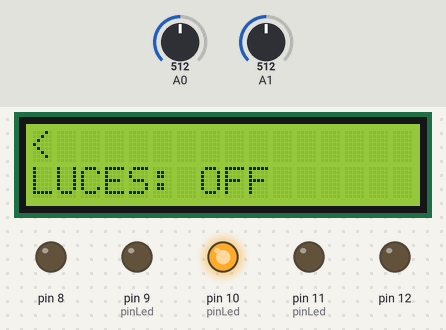
Simulated run of this sketch. Board: Arduino Uno, built with avr-gcc and run on an emulated ATmega328P. Parts: 16×2 character LCD, output pins drawn as LEDs (lit = HIGH). Dashed ring = blinking. The test bench sets the inputs (shaded band); at power-on: A0 = 512, A1 = 512.

Above: at 1.6 s.
1.7 s: A0 set to 663
At 2.8 s:
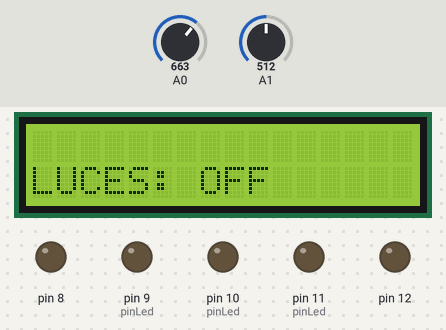
3.5 s: A0 set to 688
At 4.7 s:
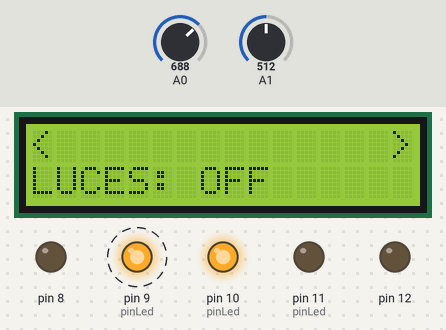
6.5 s: A1 set to 964
8.5 s: A1 set to 989
At 10.8 s:
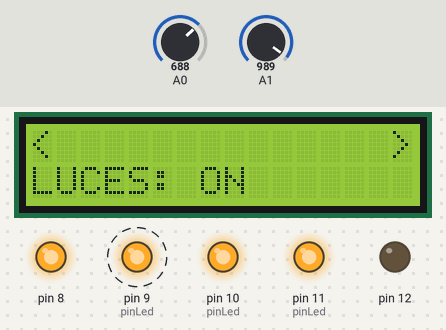
11.5 s: A0 set to 796
13.5 s: A0 set to 819
At 14.8 s:
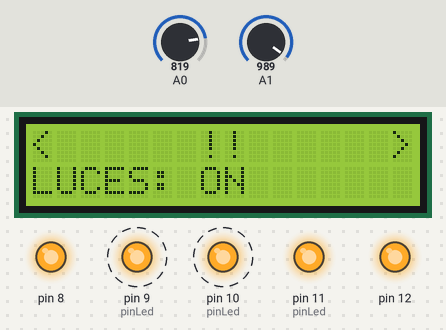
Timing chart, 0 to 17.5 s (numbered marks = the images above; inputs shaded):
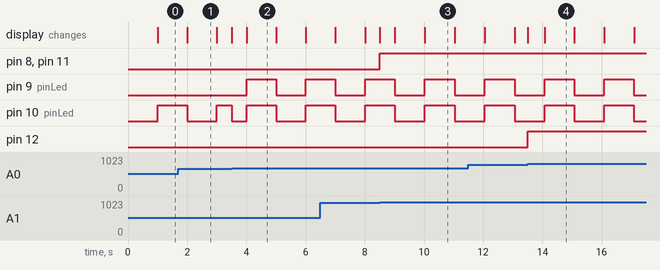

Measured:
- the behaviour switches between 672 and 673 on A0 (found by bisection; images 1 and 2)
- the behaviour switches between 977 and 978 on A1 (found by bisection; images 2 and 3)
- the behaviour switches between 808 and 809 on A0 (found by bisection; images 3 and 4)
- after the input at 3.5 s, pin 9 (pinLed): LOW → HIGH after 0.51 s, → LOW 1.0 s later, → HIGH 1.0 s later
- after the input at 8.5 s, pin 8, pin 11 (pinLed): LOW → HIGH at once; the display: changes at once (image 3)
- after the input at 13.5 s, pin 12: LOW → HIGH at once; the display: first changes at once (image 4 shows a later state)
- by itself, pin 10 (pinLed): alternates HIGH for 1.0 s and LOW for 1.0 s

The sketch:

TP_02_sistemaDeLuces.ino
```cpp
#include<LiquidCrystal.h>

//--- DEFINES ---//
#define NO_BOTON 0
#define BOTON_1  1
#define BOTON_2  2
#define BOTON_3  3
#define BOTON_4  4
#define BOTON_5  5
#define BOTON_6  6
//--- FIN DEFINES ---//

//--- DECLARACIONES DE FUNCIONES ---//
/// bool pasaronLosSegundos
/// Determina si pasó el tiempo necesario, expresado en milisegundos.
/// @param tiempoAPasar - milisegundos que representan el tiempo que debe transcurrir.
/// return
///   true - si transcurrieron los milisegundos necesarios.
///   false - si aún no transcurrieron los milisegundos necesarios.
bool pasaronLosSegundos(unsigned int tiempoAPasar);

/// void controlarAcciones
/// Controla a las acciones que ocurren de manera continua luego de accionar un pulsador:
///		- Guiño de la izquierda.
///		- Guiño de la derecha.
///		- Balizas.
///		- Luces de posición (si se activan mediante el pulsador y no mediante el fotoresistor).
/// Se encarga no solo de activar los leds y todo lo necesario, sino también de desactivarlo una vez que se vuelve a pulsar el botón.
/// @param botonAhora - representa el botón pulsado para activar una acción.
/// @param intensidadLuz - representa la luz captada por el fotoresistor.
void controlarAcciones(int botonAhora, int intensidadLuz);

/// void prenderApagarGuinios
/// Se encarga de prender y apagar los guiños izquierda y derecha del sistema de luces.
/// @param bool esIzquierda - true si se debe encender/apagar el led de la izquierda; false si se debe encender/apagar el led de la derecha.
void prenderApagarGuinios(bool esIzquierda);

/// void limpiarLedsYPantalla
/// Limpia la pantalla al finalizar una determinada acción y apaga los leds correspondientes de la misma. También coloca el estado del led
/// las balizas y guiños en cero.
/// @param int accion - representa la acción a limpiar.
void limpiarLedsYPantalla(int accion);

/// bool esUnaAccionActiva
/// Determina si una acción está activa, es decir, si está ocurriendo en ese momento, y también la borra en caso de que se indique.
/// @param int accion - representa a la acción que se busca saber si está activa.
/// @param bool borrar - true si se debe borrar la acción en cuestión; false si no debe ser borrada.
bool esUnaAccionActiva(int accion, bool borrar);

/// void setAccionActiva
/// Coloca una acción en estado activo.
/// @param int accion - representa la acción que se busca activar.
void setAccionActiva(int accion);

/// void comprobarSimultainedadLeds
/// Verifica que las acciones de los guiños y las balizas no estén activadas al mismo tiempo. en caso de estarlo,
/// quita la acción anterior y la reemplaza por la nueva para que solo ocurra una a la vez.
/// @param int accion - acción que se busca activar.
void comprobarSimultainedadLeds (int accion);

/// void encenderPantalla
/// Indica el estado de las luces al momento de encender la pantalla.
void encenderPantalla();

/// void encenderLedsDePosicion
/// Enciende los leds utilizadas como luces de posición.
void encenderLedsDePosicion();

/// void encenderApagarFrenos
/// Enciende los frenos al momento de mantener pulsado alguno de los botones de frenado, y
/// los apaga al momento de soltarlo.
/// @param bool encender - indica si el led de freno debe encenderse o apagarse.
void encenderApagarFrenos(bool encender);

/// void realizarAcciones
/// Realiza las acciones activas, prendiendo y apagando los leds necesarios y mostrando por
/// pantalla lo que corresponda.
/// @param botonAhora - representa el botón pulsado para realizar una acción.
/// @param intensidadLuz - representa la luz captada por el fotoresistor.
void realizarAcciones(int botonAhora, int intensidadLuz);
//--- FIN DECLARACIONES DE FUNCIONES ---//

LiquidCrystal lcd(2, 3, 4, 5, 6, 7);

void setup()
{
  pinMode(A0, INPUT);
  pinMode(8, OUTPUT);
  pinMode(9, OUTPUT);
  pinMode(10, OUTPUT);
  pinMode(11, OUTPUT);
  pinMode(12, OUTPUT);
  lcd.begin(16, 2);
  encenderPantalla();
}

int botonAntes;
unsigned long int millisAntes;
int accionesActivas[] = {0, 0};
int estadoLed = 0;

void loop()
{
  int intensidadLuz = map(analogRead(A1), 1023, 931, 0, 100);
  int botonAhora = leerBoton();

  controlarAcciones(botonAhora, intensidadLuz);
  realizarAcciones(botonAhora, intensidadLuz);

  botonAntes = botonAhora;
  delay(15);
}

//--- FUNCIONES ---//
int leerBoton(){
  int valorA0 = analogRead(A0);

  if(valorA0>502 && valorA0<522)
    return BOTON_1;
  if(valorA0>672 && valorA0<692)
    return BOTON_2;
  if(valorA0>757 && valorA0<777)
    return BOTON_3;
  if(valorA0>808 && valorA0<828)
    return BOTON_4;
  if(valorA0>842 && valorA0<862)
    return BOTON_5;
  if(valorA0>867 && valorA0<887)
    return BOTON_6;

  return NO_BOTON;
}

bool pasaronLosSegundos(unsigned int tiempoAPasar) {
  unsigned long millisAhora = millis();

  if (millisAhora - millisAntes >= tiempoAPasar) {
    millisAntes = millisAhora;
    return true;
  }
  return false;
}

void encenderPantalla() {
  lcd.setCursor(0, 1);
  lcd.print("LUCES: OFF");
}

void controlarAcciones(int botonAhora, int intensidadLuz) {
  if (botonAhora != NO_BOTON && botonAhora != botonAntes) {
    switch(botonAhora){
      case 1:
      case 2:
      case 6:
        if (esUnaAccionActiva(botonAhora, true)) {
          limpiarLedsYPantalla(botonAhora);
        } else {
          comprobarSimultainedadLeds(botonAhora);
          setAccionActiva(botonAhora);
        }
      break;
      case 3:
        if (intensidadLuz > 50) {
          if (esUnaAccionActiva(botonAhora, true)) {
            limpiarLedsYPantalla(botonAhora);
          } else {
            setAccionActiva(botonAhora);
	    encenderLedsDePosicion();
          }
        }
      break;
    }
  }
}

void realizarAcciones(int botonAhora, int intensidadLuz) {
  if(pasaronLosSegundos(1000)) {
    if (esUnaAccionActiva(1, false)) {
      prenderApagarGuinios(true);
    } else if (esUnaAccionActiva(6, false)) {
      prenderApagarGuinios(false);
    } else if (esUnaAccionActiva(2, false)) {
      prenderApagarBalizas();
    }
  }

  if (!esUnaAccionActiva(3, false)) {
    if ((intensidadLuz < 50)) {
      encenderLedsDePosicion();
    } else if (intensidadLuz > 50) {
      limpiarLedsYPantalla(3);
    }
  }

  if (botonAhora == NO_BOTON && (botonAntes == BOTON_4 || botonAntes == BOTON_5)) {
    encenderApagarFrenos(false);
  } else if (botonAhora == BOTON_4 || botonAhora == BOTON_5) {
    encenderApagarFrenos(true);
  }
}

bool esUnaAccionActiva(int accion, bool borrar) {
  for (int i = 0; i < 2; i++) {
    if (accionesActivas[i] == accion) {
      if (borrar)
        accionesActivas[i] = 0;
      return true;
    }
  }
  return false;
}

void setAccionActiva(int accion) {
  for (int i = 0; i < 2; i++) {
    if (accionesActivas[i] == 0) {
      accionesActivas[i] = accion;
      break;
    }
  }
}

void prenderApagarGuinios(bool esIzquierda) {
  int pinLed;

  if (esIzquierda) {
    pinLed = 10;
    lcd.setCursor(0,0);
    if (!estadoLed) {
      lcd.print("<");
    } else {
      lcd.print(" ");
    }
  } else {
    pinLed = 9;
    lcd.setCursor(15,0);
    if (!estadoLed) {
      lcd.print(">");
    } else {
      lcd.print(" ");
    }
  }
  estadoLed = !estadoLed;
  digitalWrite(pinLed, estadoLed);
}

void prenderApagarBalizas() {
  if (estadoLed) {
    lcd.setCursor(0, 0);
    lcd.print(" ");
    lcd.setCursor(15, 0);
    lcd.print(" ");
  } else {
    lcd.setCursor(0, 0);
    lcd.print("<");
    lcd.setCursor(15, 0);
    lcd.print(">");
  }
  estadoLed = !estadoLed;
  digitalWrite(9, estadoLed);
  digitalWrite(10, estadoLed);
}

void encenderLedsDePosicion() {
  digitalWrite(8, 1);
  digitalWrite(11, 1);
  lcd.setCursor(7, 1);
  lcd.print("ON ");
}

void encenderApagarFrenos(bool encender) {
  if (encender) {
    lcd.setCursor(7,0);
    lcd.print("!!");
    digitalWrite(12, HIGH);
  } else {
    lcd.setCursor(7,0);
    lcd.print("  ");
    digitalWrite(12, LOW);
  }
}

void limpiarLedsYPantalla(int accion) {
  int pinLed;
  String texto;

  switch(accion) {
    case 1:
      texto = " ";
      pinLed = 10;
      lcd.setCursor(0,0);
    break;
    case 2:
      texto = " ";
      digitalWrite(10, 0);
      pinLed = 9;
      lcd.setCursor(0, 0);
      lcd.print(texto);
      lcd.setCursor(15, 0);
    break;
    case 3:
      texto = "OFF";
      digitalWrite(8, 0);
      lcd.setCursor(7, 1);
      pinLed = 11;
    break;
    case 6:
      texto = " ";
      pinLed = 9;
      lcd.setCursor(15,0);
    break;
  }

  if (accion == 1 || accion == 2 || accion == 6) estadoLed = 0;
  lcd.print(texto);
  digitalWrite(pinLed, 0);
}

void comprobarSimultainedadLeds (int accion) {
  int accionSimultanea1;
  int accionSimultanea2;

  switch(accion) {
  	case 1:
      accionSimultanea1 = 2;
      accionSimultanea2 = 6;
    break;
    case 6:
      accionSimultanea1 = 1;
      accionSimultanea2 = 2;
    break;
    case 2:
      accionSimultanea1 = 1;
      accionSimultanea2 = 6;
    break;
  }

  for (int i = 0; i < 2; i++) {
    if (accionesActivas[i] == accionSimultanea1 || accionesActivas[i] == accionSimultanea2) {
      limpiarLedsYPantalla(accionesActivas[i]);
      accionesActivas[i] = 0;
    }
  }
}
//--- FIN FUNCIONES ---//
```
